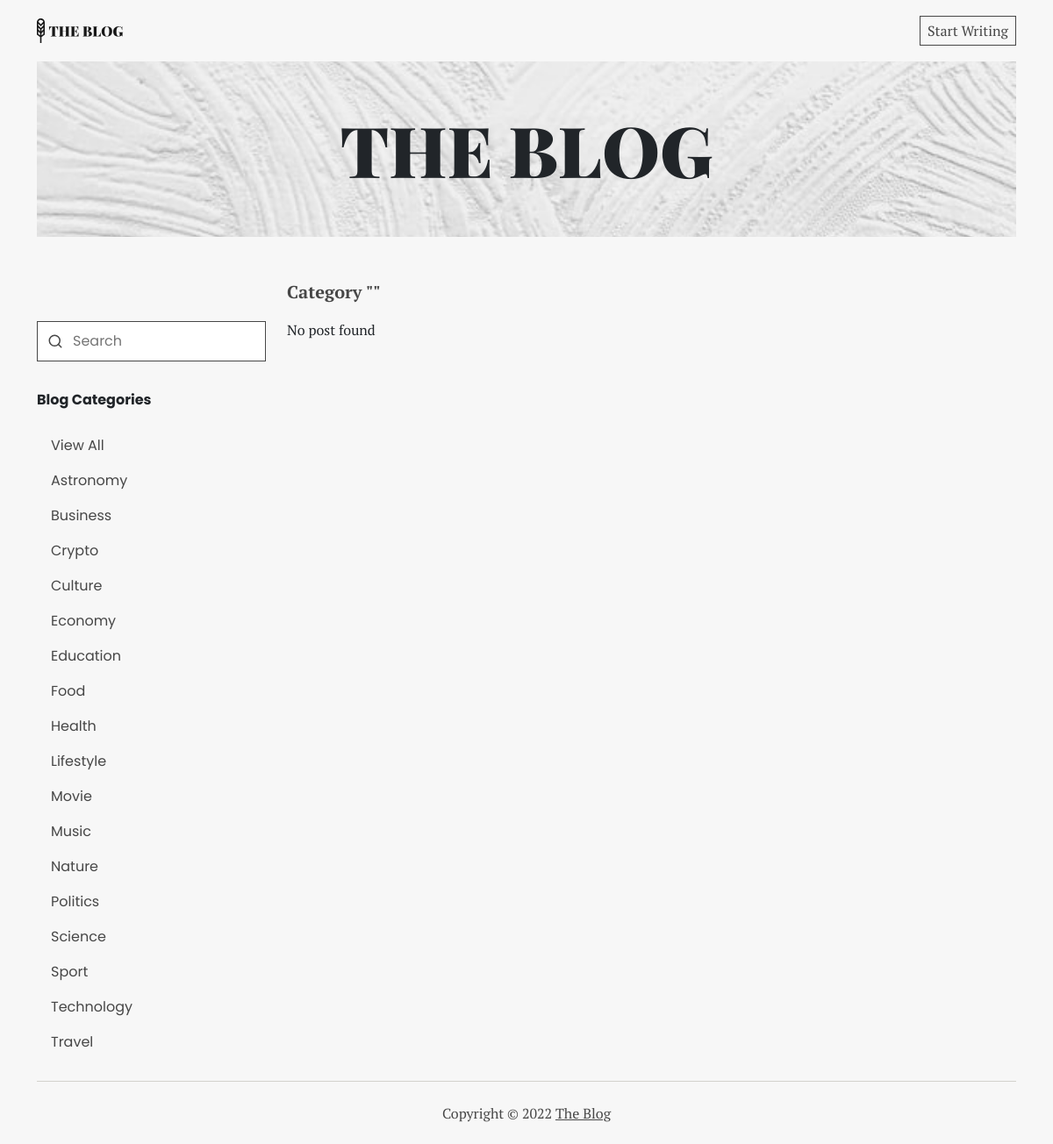
/category.php, run on an earlier commit of the app's database.
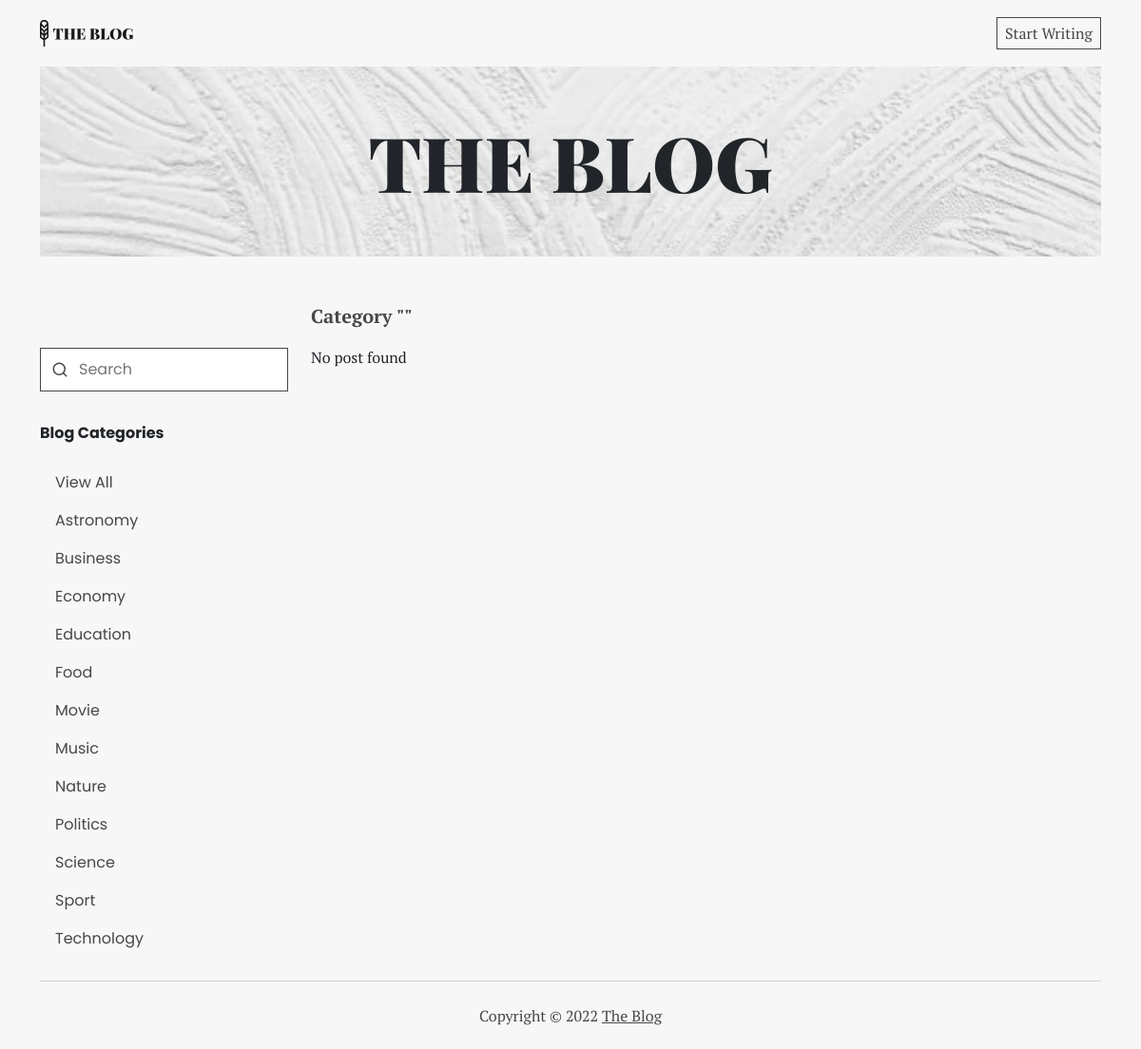
And on a later commit of the database.
### tables this page shows
CREATE TABLE `category` (
  `id` int(11) NOT NULL,
  `name` varchar(255) NOT NULL,
  `createdAt` datetime NOT NULL
);

### category.php (the view, shortened to what this page needs)
<?php
include './connection.php';
$category_name = $_GET['name'];
$sql_category = "SELECT * FROM category ORDER BY name";
$query_category = mysqli_query($conn, $sql_category);
if ($category_name == 'All') {
	$sql_post = "SELECT post.id, post.title, post.body, post.image, post.created_at, post.category, user.first_name AS 'author'
				FROM post
				LEFT JOIN user ON post.id_user = user.id
				ORDER BY created_at DESC";
} else {
	$sql_post = "SELECT post.id, post.title, post.body, post.image, post.created_at, post.category, user.first_name AS 'author'
				FROM post
				LEFT JOIN user ON post.id_user = user.id
				WHERE category = '$category_name'
				ORDER BY created_at DESC";
}
$query_post = mysqli_query($conn, $sql_post);
?>
<!DOCTYPE html>
<html lang="en">
<head>
	<link rel="stylesheet" href="./style/bootstrap.min.css" />
	<link rel="stylesheet" href="./style/main.css" />
</head>
<body>
	<div class="container">
		<nav class="nav-main" aria-label="main navigation">
			<a href="./"><img src="./assets/logo.svg" alt="The Blog Logo" /></a>
			<div>
				<?php if (isset($_SESSION['user_id'])) { ?>
					<p class="m-0 rounded-0 dropdown-toggle cursor-pointer" data-bs-toggle="dropdown" aria-expanded="false"><?= $_SESSION['user_first_name']; ?></p>
					<ul class="dropdown-menu dropdown-menu-end rounded-0">
						<li><a href="./dashboard/"><button class="dropdown-item" type="button">Dashboard</button></a></li>
						<li><a href="./logout/"><button class="dropdown-item" type="button">Logout</button></a></li>
					</ul>
				<?php } else { ?>
					<a href="./login/" class="start-writing">Start Writing</a>
				<?php }  ?>
			</div>
		</nav>
		<header>
			<section class="banner">
				<img src="./assets/banner.jpg" alt="Banner" />
				<h1 class="display-1">THE BLOG</h1>
			</section>
		</header>
		<main>
			<div class="row mt-0 mt-md-5">
				<aside class="col-12 col-md-3 mt-5 mb-4">
					<form action="./search.php" method="get" class="search">
						<input type="text" name="name" class="input" placeholder="Search" />
						<img src="./assets/ic_search.svg" alt="" />
					</form>
					<div class="category">
						<p class="category__title">Blog Categories</p>
						<nav class="nav-side" aria-label="Category Navigation">
							<a href="category.php?name=All">
								<p class="<?php if ($category_name == 'All') echo 'active' ?>">View All</p>
							</a>
							<?php while ($row = mysqli_fetch_array($query_category)) { ?>
								<a href="category.php?name=<?= $row['name'] ?>">
									<p class='<?php if ($category_name == $row['name']) echo 'active' ?>'><?= $row['name'] ?></p>
								</a>
							<?php } ?>
						</nav>
					</div>
				</aside>
				<article class="col-12 col-md-9 post">
					<?php if ($category_name == 'All') { ?>
						<p class="title-post">All Post</p>
					<?php } else { ?>
						<p class="title-post">Category "<?= $category_name ?>"</p>
					<?php } ?>
					<div class="row mb-3">
						<?php if (mysqli_num_rows($query_post) <= 0) { ?> <p>No post found</p> <?php } ?>
					</div>
				</article>
			</div>
		</main>
		<footer>
			<p>Copyright © <?= date('Y') ?> <a href="#">The Blog</a></p>
		</footer>
	</div>
</body>
</html>

What changed in the data, as far as the page shows it:
removed category: name "Crypto"
removed category: name "Culture"
removed category: name "Health"
removed category: name "Lifestyle"
removed category: name "Travel"
